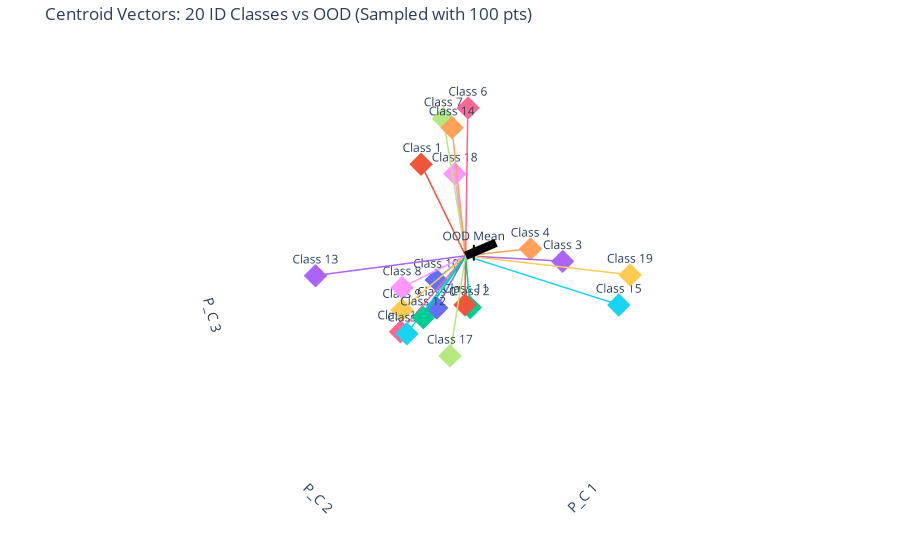

Write notebook code for a chart like this one.
### Code cell
visualize_centroid_vectors_only(model, test_loader, ood_loader, device, num_id_classes=20, num_samples_for_centroid=100)

### Figure 1 — Plotly figure (JSON) as saved in the notebook; plotly's stock layout.template omitted (floating-point values rounded to 4 significant figures)
{"data": [{"marker": {"color": "black", "size": 8, "symbol": "cross"}, "mode": "markers+text", "name": "OOD Centroid", "text": ["OOD Mean"], "textposition": "top center", "type": "scatter3d", "x": [0.2032], "y": [0.4667], "z": [0.3835]}, {"line": {"color": "black", "width": 17}, "mode": "lines", "name": "OOD Vector Direction", "type": "scatter3d", "x": [2.11e-07, 0.7114], "y": [-3.643e-07, 1.633], "z": [-1.329e-07, 1.342]}, {"marker": {"color": "#636EFA", "size": 6, "symbol": "diamond"}, "mode": "markers+text", "name": "Centroid Class 0", "text": ["Class 0"], "textposition": "top center", "type": "scatter3d", "x": [-1.673], "y": [-2.903], "z": [-4.016]}, {"line": {"color": "#636EFA", "width": 3}, "mode": "lines", "name": "Vector Class 0", "type": "scatter3d", "x": [2.11e-07, -1.673], "y": [-3.643e-07, -2.903], "z": [-1.329e-07, -4.016]}, {"marker": {"color": "#EF553B", "size": 6, "symbol": "diamond"}, "mode": "markers+text", "name": "Centroid Class 1", "text": ["Class 1"], "textposition": "top center", "type": "scatter3d", "x": [-0.8178], "y": [-2.567], "z": [1.585]}, {"line": {"color": "#EF553B", "width": 3}, "mode": "lines", "name": "Vector Class 1", "type": "scatter3d", "x": [2.11e-07, -0.8178], "y": [-3.643e-07, -2.567], "z": [-1.329e-07, 1.585]}, {"marker": {"color": "#00CC96", "size": 6, "symbol": "diamond"}, "mode": "markers+text", "name": "Centroid Class 2", "text": ["Class 2"], "textposition": "top center", "type": "scatter3d", "x": [-0.8429], "y": [-0.5621], "z": [-2.396]}, {"line": {"color": "#00CC96", "width": 3}, "mode": "lines", "name": "Vector Class 2", "type": "scatter3d", "x": [2.11e-07, -0.8429], "y": [-3.643e-07, -0.5621], "z": [-1.329e-07, -2.396]}, {"marker": {"color": "#AB63FA", "size": 6, "symbol": "diamond"}, "mode": "markers+text", "name": "Centroid Class 3", "text": ["Class 3"], "textposition": "top center", "type": "scatter3d", "x": [-1.965], "y": [1.796], "z": [-0.2263]}, {"line": {"color": "#AB63FA", "width": 3}, "mode": "lines", "name": "Vector Class 3", "type": "scatter3d", "x": [2.11e-07, -1.965], "y": [-3.643e-07, 1.796], "z": [-1.329e-07, -0.2263]}, {"marker": {"color": "#FFA15A", "size": 6, "symbol": "diamond"}, "mode": "markers+text", "name": "Centroid Class 4", "text": ["Class 4"], "textposition": "top center", "type": "scatter3d", "x": [-1.83], "y": [0.7831], "z": [-0.2032]}, {"line": {"color": "#FFA15A", "width": 3}, "mode": "lines", "name": "Vector Class 4", "type": "scatter3d", "x": [2.11e-07, -1.83], "y": [-3.643e-07, 0.7831], "z": [-1.329e-07, -0.2032]}, {"marker": {"color": "#19D3F3", "size": 6, "symbol": "diamond"}, "mode": "markers+text", "name": "Centroid Class 5", "text": ["Class 5"], "textposition": "top center", "type": "scatter3d", "x": [1.714], "y": [-0.6072], "z": [-2.031]}, {"line": {"color": "#19D3F3", "width": 3}, "mode": "lines", "name": "Vector Class 5", "type": "scatter3d", "x": [2.11e-07, 1.714], "y": [-3.643e-07, -0.6072], "z": [-1.329e-07, -2.031]}, {"marker": {"color": "#FF6692", "size": 6, "symbol": "diamond"}, "mode": "markers+text", "name": "Centroid Class 6", "text": ["Class 6"], "textposition": "top center", "type": "scatter3d", "x": [-2.348], "y": [-2.19], "z": [2.921]}, {"line": {"color": "#FF6692", "width": 3}, "mode": "lines", "name": "Vector Class 6", "type": "scatter3d", "x": [2.11e-07, -2.348], "y": [-3.643e-07, -2.19], "z": [-1.329e-07, 2.921]}, {"marker": {"color": "#B6E880", "size": 6, "symbol": "diamond"}, "mode": "markers+text", "name": "Centroid Class 7", "text": ["Class 7"], "textposition": "top center", "type": "scatter3d", "x": [-1.811], "y": [-2.647], "z": [2.638]}, {"line": {"color": "#B6E880", "width": 3}, "mode": "lines", "name": "Vector Class 7", "type": "scatter3d", "x": [2.11e-07, -1.811], "y": [-3.643e-07, -2.647], "z": [-1.329e-07, 2.638]}, {"marker": {"color": "#FF97FF", "size": 6, "symbol": "diamond"}, "mode": "markers+text", "name": "Centroid Class 8", "text": ["Class 8"], "textposition": "top center", "type": "scatter3d", "x": [1.316], "y": [-1.176], "z": [-0.9565]}, {"line": {"color": "#FF97FF", "width": 3}, "mode": "lines", "name": "Vector Class 8", "type": "scatter3d", "x": [2.11e-07, 1.316], "y": [-3.643e-07, -1.176], "z": [-1.329e-07, -0.9565]}, {"marker": {"color": "#FECB52", "size": 6, "symbol": "diamond"}, "mode": "markers+text", "name": "Centroid Class 9", "text": ["Class 9"], "textposition": "top center", "type": "scatter3d", "x": [1.021], "y": [-1.587], "z": [-2.077]}, {"line": {"color": "#FECB52", "width": 3}, "mode": "lines", "name": "Vector Class 9", "type": "scatter3d", "x": [2.11e-07, 1.021], "y": [-3.643e-07, -1.587], "z": [-1.329e-07, -2.077]}, {"marker": {"color": "#636EFA", "size": 6, "symbol": "diamond"}, "mode": "markers+text", "name": "Centroid Class 10", "text": ["Class 10"], "textposition": "top center", "type": "scatter3d", "x": [-0.2512], "y": [-1.429], "z": [-1.536]}, {"line": {"color": "#636EFA", "width": 3}, "mode": "lines", "name": "Vector Class 10", "type": "scatter3d", "x": [2.11e-07, -0.2512], "y": [-3.643e-07, -1.429], "z": [-1.329e-07, -1.536]}, {"marker": {"color": "#EF553B", "size": 6, "symbol": "diamond"}, "mode": "markers+text", "name": "Centroid Class 11", "text": ["Class 11"], "textposition": "top center", "type": "scatter3d", "x": [-0.3615], "y": [-0.3353], "z": [-1.948]}, {"line": {"color": "#EF553B", "width": 3}, "mode": "lines", "name": "Vector Class 11", "type": "scatter3d", "x": [2.11e-07, -0.3615], "y": [-3.643e-07, -0.3353], "z": [-1.329e-07, -1.948]}, {"marker": {"color": "#00CC96", "size": 6, "symbol": "diamond"}, "mode": "markers+text", "name": "Centroid Class 12", "text": ["Class 12"], "textposition": "top center", "type": "scatter3d", "x": [1.997], "y": [0.4027], "z": [-0.8039]}, {"line": {"color": "#00CC96", "width": 3}, "mode": "lines", "name": "Vector Class 12", "type": "scatter3d", "x": [2.11e-07, 1.997], "y": [-3.643e-07, 0.4027], "z": [-1.329e-07, -0.8039]}, {"marker": {"color": "#AB63FA", "size": 6, "symbol": "diamond"}, "mode": "markers+text", "name": "Centroid Class 13", "text": ["Class 13"], "textposition": "top center", "type": "scatter3d", "x": [4.782], "y": [0.1192], "z": [1.569]}, {"line": {"color": "#AB63FA", "width": 3}, "mode": "lines", "name": "Vector Class 13", "type": "scatter3d", "x": [2.11e-07, 4.782], "y": [-3.643e-07, 0.1192], "z": [-1.329e-07, 1.569]}, {"marker": {"color": "#FFA15A", "size": 6, "symbol": "diamond"}, "mode": "markers+text", "name": "Centroid Class 14", "text": ["Class 14"], "textposition": "top center", "type": "scatter3d", "x": [-1.757], "y": [-2.248], "z": [2.491]}, {"line": {"color": "#FFA15A", "width": 3}, "mode": "lines", "name": "Vector Class 14", "type": "scatter3d", "x": [2.11e-07, -1.757], "y": [-3.643e-07, -2.248], "z": [-1.329e-07, 2.491]}, {"marker": {"color": "#19D3F3", "size": 6, "symbol": "diamond"}, "mode": "markers+text", "name": "Centroid Class 15", "text": ["Class 15"], "textposition": "top center", "type": "scatter3d", "x": [-1.509], "y": [3.886], "z": [-0.3939]}, {"line": {"color": "#19D3F3", "width": 3}, "mode": "lines", "name": "Vector Class 15", "type": "scatter3d", "x": [2.11e-07, -1.509], "y": [-3.643e-07, 3.886], "z": [-1.329e-07, -0.3939]}, {"marker": {"color": "#FF6692", "size": 6, "symbol": "diamond"}, "mode": "markers+text", "name": "Centroid Class 16", "text": ["Class 16"], "textposition": "top center", "type": "scatter3d", "x": [0.842], "y": [-1.929], "z": [-3.156]}, {"line": {"color": "#FF6692", "width": 3}, "mode": "lines", "name": "Vector Class 16", "type": "scatter3d", "x": [2.11e-07, 0.842], "y": [-3.643e-07, -1.929], "z": [-1.329e-07, -3.156]}, {"marker": {"color": "#B6E880", "size": 6, "symbol": "diamond"}, "mode": "markers+text", "name": "Centroid Class 17", "text": ["Class 17"], "textposition": "top center", "type": "scatter3d", "x": [2.396], "y": [1.757], "z": [-1.023]}, {"line": {"color": "#B6E880", "width": 3}, "mode": "lines", "name": "Vector Class 17", "type": "scatter3d", "x": [2.11e-07, 2.396], "y": [-3.643e-07, 1.757], "z": [-1.329e-07, -1.023]}, {"marker": {"color": "#FF97FF", "size": 6, "symbol": "diamond"}, "mode": "markers+text", "name": "Centroid Class 18", "text": ["Class 18"], "textposition": "top center", "type": "scatter3d", "x": [-1.631], "y": [-2.008], "z": [1.223]}, {"line": {"color": "#FF97FF", "width": 3}, "mode": "lines", "name": "Vector Class 18", "type": "scatter3d", "x": [2.11e-07, -1.631], "y": [-3.643e-07, -2.008], "z": [-1.329e-07, 1.223]}, {"marker": {"color": "#FECB52", "size": 6, "symbol": "diamond"}, "mode": "markers+text", "name": "Centroid Class 19", "text": ["Class 19"], "textposition": "top center", "type": "scatter3d", "x": [-1.335], "y": [4.109], "z": [0.6689]}, {"line": {"color": "#FECB52", "width": 3}, "mode": "lines", "name": "Vector Class 19", "type": "scatter3d", "x": [2.11e-07, -1.335], "y": [-3.643e-07, 4.109], "z": [-1.329e-07, 0.6689]}], "layout": {"autosize": true, "legend": {"x": 1.05, "y": 0.5}, "margin": {"b": 0, "l": 0, "r": 0, "t": 40}, "scene": {"aspectmode": "cube", "xaxis": {"showbackground": false, "showgrid": false, "showticklabels": false, "title": {"text": "P_C 1"}, "zeroline": false}, "yaxis": {"showbackground": false, "showgrid": false, "showticklabels": false, "title": {"text": "P_C 2"}, "zeroline": false}, "zaxis": {"showbackground": false, "showgrid": false, "showticklabels": false, "title": {"text": "P_C 3"}, "zeroline": false}}, "showlegend": false, "title": {"text": "Centroid Vectors: 20 ID Classes vs OOD (Sampled with 100 pts)"}}}
